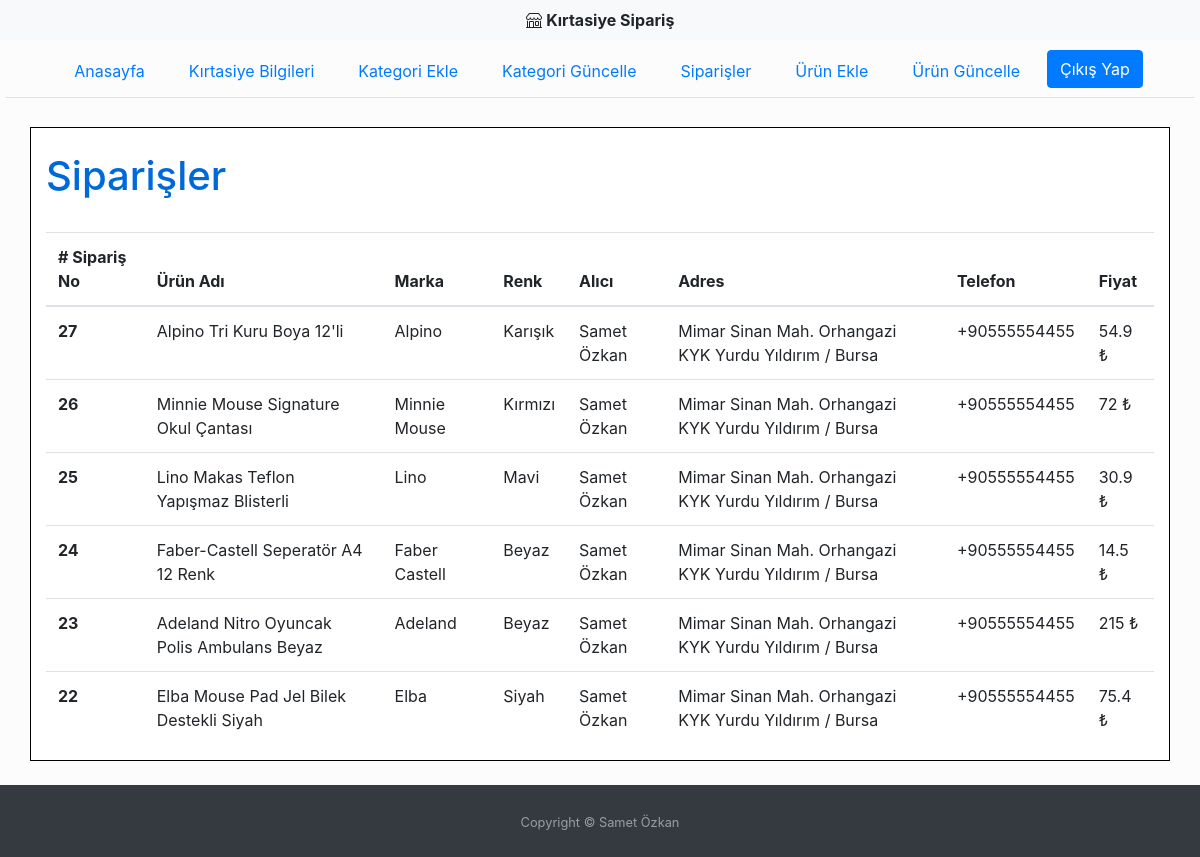
The app's page /kirtasiye/kirtasiye_panel/siparis_kirtasiye.php (signed in) with its own data.
### tables this page shows
CREATE TABLE `urun_musteri` (
  `id` int NOT NULL,
  `urun_id` int NOT NULL,
  `musteri_id` int NOT NULL
);

CREATE TABLE `urun` (
  `urun_id` int NOT NULL,
  `urun_adi` varchar(200) NOT NULL,
  `fiyat` double NOT NULL,
  `marka` varchar(100) NOT NULL,
  `renk` varchar(50) NOT NULL,
  `kategori_id` int NOT NULL,
  `stok` int NOT NULL,
  `kirtasiye_id` int NOT NULL
);

CREATE TABLE `musteri` (
  `musteri_id` int NOT NULL,
  `ad` varchar(50) NOT NULL,
  `soyad` varchar(50) NOT NULL,
  `dogum_yeri` varchar(50) NOT NULL,
  `uyruk` varchar(100) NOT NULL,
  `dogum_tarihi` date NOT NULL,
  `adres` varchar(255) NOT NULL,
  `telefon` varchar(100) NOT NULL,
  `email` varchar(100) NOT NULL,
  `hesap_id` int NOT NULL
);

### kirtasiye/kirtasiye_panel/siparis_kirtasiye.php (the view, shortened to what this page needs)
<?php
require_once "../config.php";
if (isset($_SESSION["giris"]) && $_SESSION["giris"] === true) {
    $query = "SELECT *, CONCAT(musteri.ad, ' ', musteri.soyad) AS musteri_ad_soyad, musteri.adres AS musteri_adres, musteri.telefon AS musteri_telefon FROM urun_musteri INNER JOIN urun ON urun.urun_id = urun_musteri.urun_id INNER JOIN musteri ON musteri.musteri_id = urun_musteri.musteri_id INNER JOIN kirtasiye ON kirtasiye.kirtasiye_id = urun.kirtasiye_id ORDER BY id DESC";
    $result = mysqli_query($link, $query);
}
?>
<!doctype html>
<html lang="tr">
<head>
    <link rel="stylesheet" href="https://cdn.jsdelivr.net/npm/bootstrap@4.1.3/dist/css/bootstrap.min.css">
</head>
<body style="background-color: #FCFCFC">
    <?php require_once "../navbar.php"; ?>
    <br>
    <div class="container" style="background-color: #FFF; border:1px solid #000">
        <div class="row">
            <div class="col-12">
                <br>
                <h1 style="color: #0069D9">Siparişler</h1>
                <br>
                <table class="table table-hover">
                    <thead>
                        <tr>
                            <th scope="col"># Sipariş No</th>
                            <th scope="col">Ürün Adı</th>
                            <th scope="col">Marka</th>
                            <th scope="col">Renk</th>
                            <th scope="col">Alıcı</th>
                            <th scope="col">Adres</th>
                            <th scope="col">Telefon</th>
                            <th scope="col">Fiyat</th>
                        </tr>
                    </thead>
                    <tbody>
                        <?php
                        while ($rows = mysqli_fetch_assoc($result)) {
                        ?>
                            <tr>
                                <th><?php echo $rows["id"] ?></th>
                                <td><?php echo $rows["urun_adi"] ?></td>
                                <td><?php echo $rows["marka"] ?></td>
                                <td><?php echo $rows["renk"] ?></td>
                                <td><?php echo $rows["musteri_ad_soyad"] ?></td>
                                <td><?php echo $rows["musteri_adres"] ?></td>
                                <td><?php echo $rows["musteri_telefon"] ?></td>
                                <td><?php echo $rows["fiyat"] ?> ₺</td>
                            </tr>
                        <?php
                        }
                        ?>
                    </tbody>
                </table>
            </div>
        </div>
    </div>
    <br>
    <footer id="sticky-footer" class="flex-shrink-0 py-4 bg-dark text-white-50">
        <div class="container text-center">
            <small>Copyright &copy; Samet Özkan</small>
        </div>
    </footer>
</body>
</html>

### records on screen
urun_musteri: id "27", urun.urun_adi "Alpino Tri Kuru Boya 12'li", urun.marka "Alpino", urun.renk "Karışık", musteri_ad_soyad "Samet Özkan", musteri.adres "Mimar Sinan Mah. Orhangazi KYK Yurdu Yıldırım / Bursa", musteri.telefon "+90555554455", urun.fiyat "54.9"
urun_musteri: id "26", urun.urun_adi "Minnie Mouse Signature Okul Çantası", urun.marka "Minnie Mouse", urun.renk "Kırmızı", musteri_ad_soyad "Samet Özkan", musteri.adres "Mimar Sinan Mah. Orhangazi KYK Yurdu Yıldırım / Bursa", musteri.telefon "+90555554455", urun.fiyat "72"
urun_musteri: id "25", urun.urun_adi "Lino Makas Teflon Yapışmaz Blisterli", urun.marka "Lino", urun.renk "Mavi", musteri_ad_soyad "Samet Özkan", musteri.adres "Mimar Sinan Mah. Orhangazi KYK Yurdu Yıldırım / Bursa", musteri.telefon "+90555554455", urun.fiyat "30.9"
urun_musteri: id "24", urun.urun_adi "Faber-Castell Seperatör A4 12 Renk", urun.marka "Faber Castell", urun.renk "Beyaz", musteri_ad_soyad "Samet Özkan", musteri.adres "Mimar Sinan Mah. Orhangazi KYK Yurdu Yıldırım / Bursa", musteri.telefon "+90555554455", urun.fiyat "14.5"
urun_musteri: id "23", urun.urun_adi "Adeland Nitro Oyuncak Polis Ambulans Beyaz", urun.marka "Adeland", urun.renk "Beyaz", musteri_ad_soyad "Samet Özkan", musteri.adres "Mimar Sinan Mah. Orhangazi KYK Yurdu Yıldırım / Bursa", musteri.telefon "+90555554455", urun.fiyat "215"
urun_musteri: id "22", urun.urun_adi "Elba Mouse Pad Jel Bilek Destekli Siyah", urun.marka "Elba", urun.renk "Siyah", musteri_ad_soyad "Samet Özkan", musteri.adres "Mimar Sinan Mah. Orhangazi KYK Yurdu Yıldırım / Bursa", musteri.telefon "+90555554455", urun.fiyat "75.4"
